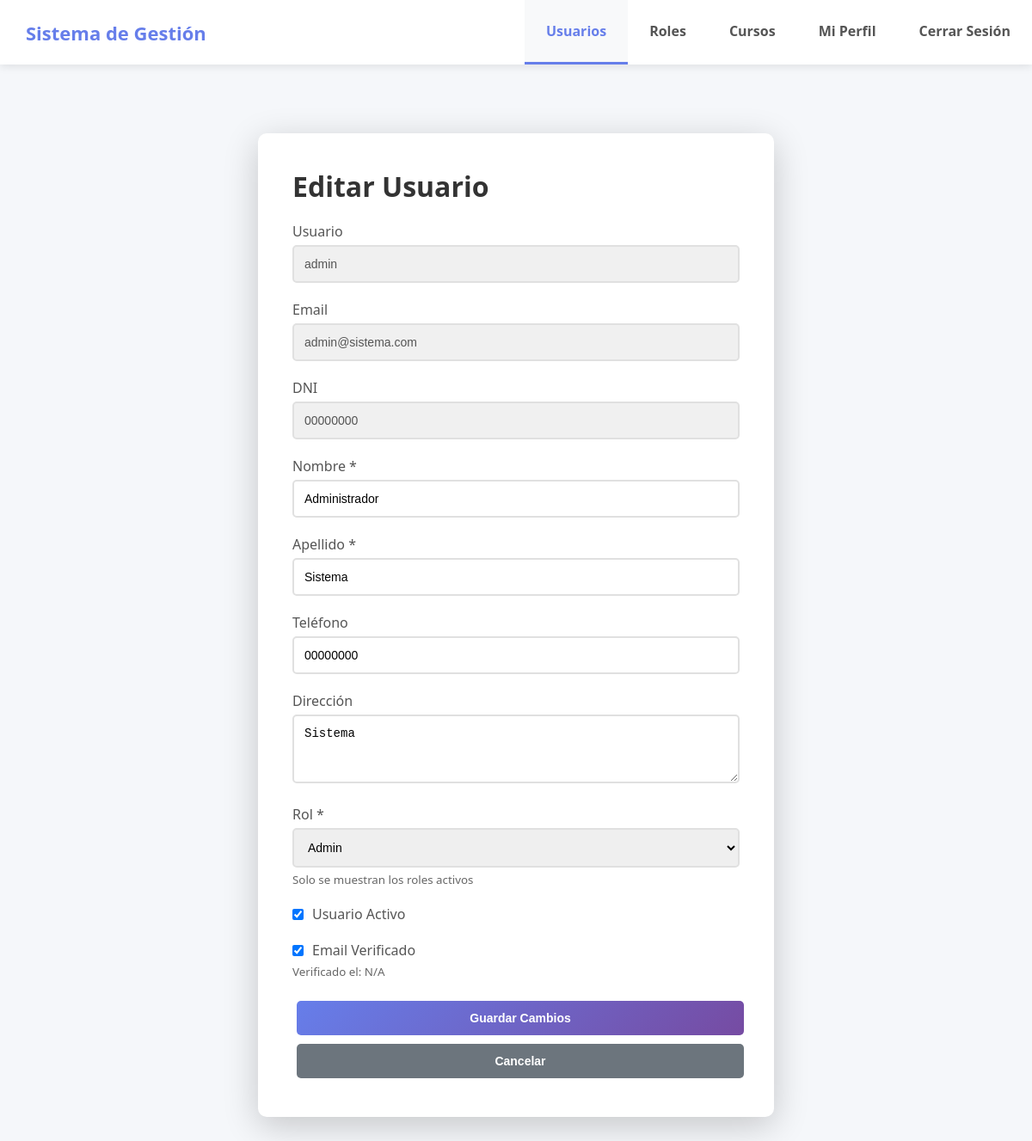
Screenshot of /edit_user.php?id=1 (signed in) with the database file from the repository.
### tables this page shows
CREATE TABLE usuarios (
    id_usuario INT AUTO_INCREMENT PRIMARY KEY,
    id_persona INT NOT NULL,
    id_rol INT NOT NULL,
    username VARCHAR(50) UNIQUE NOT NULL,
    password_hash VARCHAR(255) NOT NULL,
    activo BOOLEAN DEFAULT TRUE,
    email_verificado BOOLEAN DEFAULT FALSE,
    fecha_verificacion TIMESTAMP NULL,
    ultimo_acceso TIMESTAMP NULL,
    created_at TIMESTAMP DEFAULT CURRENT_TIMESTAMP,
    updated_at TIMESTAMP DEFAULT CURRENT_TIMESTAMP ON UPDATE CURRENT_TIMESTAMP,
    FOREIGN KEY (id_persona) REFERENCES personas(id_persona) ON DELETE CASCADE,
    FOREIGN KEY (id_rol) REFERENCES roles(id_rol) ON DELETE RESTRICT,
    INDEX idx_username (username),
    INDEX idx_activo (activo)
);

CREATE TABLE personas (
    id_persona INT AUTO_INCREMENT PRIMARY KEY,
    nombre VARCHAR(100) NOT NULL,
    apellido VARCHAR(100) NOT NULL,
    dni VARCHAR(20) UNIQUE NOT NULL,
    email VARCHAR(150) UNIQUE NOT NULL,
    telefono VARCHAR(20),
    direccion TEXT,
    created_at TIMESTAMP DEFAULT CURRENT_TIMESTAMP,
    updated_at TIMESTAMP DEFAULT CURRENT_TIMESTAMP ON UPDATE CURRENT_TIMESTAMP,
    INDEX idx_dni (dni),
    INDEX idx_email (email)
);

CREATE TABLE roles (
    id_rol INT AUTO_INCREMENT PRIMARY KEY,
    nombre_rol VARCHAR(50) UNIQUE NOT NULL,
    descripcion VARCHAR(255),
    activo BOOLEAN DEFAULT TRUE,
    created_at TIMESTAMP DEFAULT CURRENT_TIMESTAMP,
    updated_at TIMESTAMP DEFAULT CURRENT_TIMESTAMP ON UPDATE CURRENT_TIMESTAMP,
    INDEX idx_nombre_rol (nombre_rol)
);

### includes/functions.php (called while the page is built, shortened)
<?php
function get_user_info($id_usuario) {
    $database = new Database();
    $db = $database->connect();
    $query = "SELECT u.*, p.nombre, p.apellido, p.dni, p.email, p.telefono, p.direccion, r.nombre_rol
              FROM usuarios u
              INNER JOIN personas p ON u.id_persona = p.id_persona
              INNER JOIN roles r ON u.id_rol = r.id_rol
              WHERE u.id_usuario = :id";
    $stmt = $db->prepare($query);
    $stmt->bindParam(':id', $id_usuario);
    $stmt->execute();
    return $stmt->fetch();
}
function get_active_roles() {
    $database = new Database();
    $db = $database->connect();
    $query = "SELECT * FROM roles WHERE activo = TRUE ORDER BY id_rol";
    $stmt = $db->prepare($query);
    $stmt->execute();
    return $stmt->fetchAll();
}
?>

### edit_user.php (the view, shortened to what this page needs)
<?php
require_once 'includes/functions.php';
$id_usuario = (int)$_GET['id'];
$user_info = get_user_info($id_usuario);
$roles = get_active_roles();
?>
<!DOCTYPE html>
<html lang="es">
<head>
    <link rel="stylesheet" href="assets/css/style.css">
</head>
<body>
    <div class="navbar">
        <div class="nav-brand">
            <h2>Sistema de Gestión</h2>
        </div>
        <div class="nav-links">
            <a href="admin_dashboard.php" class="active">Usuarios</a>
            <a href="roles.php">Roles</a>
            <a href="courses.php">Cursos</a>
            <a href="profile.php">Mi Perfil</a>
            <a href="logout.php">Cerrar Sesión</a>
        </div>
    </div>
    <div class="dashboard-container">
        <div class="container" style="max-width: 600px;">
            <h1>Editar Usuario</h1>
            <form method="POST" action="">
                <div class="form-group">
                    <label>Usuario</label>
                    <input type="text" value="<?php echo htmlspecialchars($user_info['username']); ?>" disabled style="background: #f0f0f0;">
                </div>
                <div class="form-group">
                    <label>Email</label>
                    <input type="email" value="<?php echo htmlspecialchars($user_info['email']); ?>" disabled style="background: #f0f0f0;">
                </div>
                <div class="form-group">
                    <label>DNI</label>
                    <input type="text" value="<?php echo htmlspecialchars($user_info['dni']); ?>" disabled style="background: #f0f0f0;">
                </div>
                <div class="form-group">
                    <label for="nombre">Nombre *</label>
                    <input type="text" id="nombre" name="nombre" required value="<?php echo htmlspecialchars($user_info['nombre']); ?>">
                </div>
                <div class="form-group">
                    <label for="apellido">Apellido *</label>
                    <input type="text" id="apellido" name="apellido" required value="<?php echo htmlspecialchars($user_info['apellido']); ?>">
                </div>
                <div class="form-group">
                    <label for="telefono">Teléfono</label>
                    <input type="tel" id="telefono" name="telefono" value="<?php echo htmlspecialchars($user_info['telefono']); ?>">
                </div>
                <div class="form-group">
                    <label for="direccion">Dirección</label>
                    <textarea id="direccion" name="direccion"><?php echo htmlspecialchars($user_info['direccion']); ?></textarea>
                </div>
                <div class="form-group">
                    <label for="id_rol">Rol *</label>
                    <select id="id_rol" name="id_rol" style="width: 100%; padding: 12px; border: 2px solid #e0e0e0; border-radius: 5px; font-size: 14px;">
                        <?php foreach($roles as $rol): ?>
                            <option value="<?php echo $rol['id_rol']; ?>" <?php echo ($user_info['id_rol'] == $rol['id_rol']) ? 'selected' : ''; ?>>
                                <?php echo htmlspecialchars($rol['nombre_rol']); ?>
                            </option>
                        <?php endforeach; ?>
                    </select>
                    <small style="color: #666; display: block; margin-top: 5px;">
                        Solo se muestran los roles activos
                    </small>
                </div>
                <div class="form-group">
                    <label style="display: flex; align-items: center; cursor: pointer;">
                        <input type="checkbox" name="activo" <?php echo $user_info['activo'] ? 'checked' : ''; ?> style="width: auto; margin-right: 10px;">
                        <span>Usuario Activo</span>
                    </label>
                </div>
                <div class="form-group">
                    <label style="display: flex; align-items: center; cursor: pointer;">
                        <input type="checkbox" name="email_verificado" <?php echo $user_info['email_verificado'] ? 'checked' : ''; ?> style="width: auto; margin-right: 10px;">
                        <span>Email Verificado</span>
                    </label>
                    <small style="color: #666; display: block; margin-top: 5px;">
                        <?php if($user_info['email_verificado']): ?>
                            Verificado el: <?php echo $user_info['fecha_verificacion'] ? date('d/m/Y H:i', strtotime($user_info['fecha_verificacion'])) : 'N/A'; ?>
                        <?php else: ?>
                            El usuario no ha verificado su email
                        <?php endif; ?>
                    </small>
                </div>
                <button type="submit" class="btn btn-primary">Guardar Cambios</button>
                <a href="admin_dashboard.php">
                    <button type="button" class="btn btn-secondary">Cancelar</button>
                </a>
            </form>
        </div>
    </div>
</body>
</html>

### assets/css/style.css (style rules this page uses)
* { margin: 0; padding: 0; box-sizing: border-box; }
body { font-family: 'Segoe UI', Tahoma, Geneva, Verdana, sans-serif; background: #f5f7fa; min-height: 100vh; }
.container { background: white; border-radius: 10px; box-shadow: 0 10px 40px rgba(0,0,0,0.2); padding: 40px; width: 100%; max-width: 450px; margin: 50px auto; }
.dashboard-container { max-width: 1400px; margin: 0 auto; padding: 30px; }
h1, h2 { color: #333; margin-bottom: 20px; }
.form-group { margin-bottom: 20px; }
label { display: block; margin-bottom: 5px; color: #555; font-weight: 500; }
input[type="text"], input[type="password"], input[type="email"], input[type="tel"], textarea, select { width: 100%; padding: 12px; border: 2px solid #e0e0e0; border-radius: 5px; font-size: 14px; transition: border-color 0.3s; }
textarea { resize: vertical; min-height: 80px; }
.btn { padding: 12px 24px; border: none; border-radius: 5px; font-size: 14px; font-weight: 600; cursor: pointer; transition: all 0.3s; margin: 5px; }
.btn-primary { background: linear-gradient(135deg, #667eea 0%, #764ba2 100%); color: white; width: 100%; }
.btn-secondary { background: #6c757d; color: white; width: 100%; }
.navbar { background: white; box-shadow: 0 2px 10px rgba(0,0,0,0.1); padding: 0; display: flex; justify-content: space-between; align-items: center; position: sticky; top: 0; z-index: 1000; }
.nav-brand { padding: 20px 30px; }
.nav-brand h2 { margin: 0; color: #667eea; font-size: 22px; }
.nav-links { display: flex; margin: 0; padding: 0; }
.nav-links a { padding: 25px 25px; color: #555; text-decoration: none; font-weight: 600; transition: all 0.3s; border-bottom: 3px solid transparent; display: flex; align-items: center; }
.nav-links a.active { color: #667eea; border-bottom-color: #667eea; background: #f8f9fa; }

### rows the page displays
usuarios: username "admin", id_persona.email "admin@sistema.com", id_persona.dni "00000000", nombre "Administrador", apellido "Sistema", telefono "00000000", direccion "Sistema", id_rol "Admin", activo "☑", email_verificado "☑"
